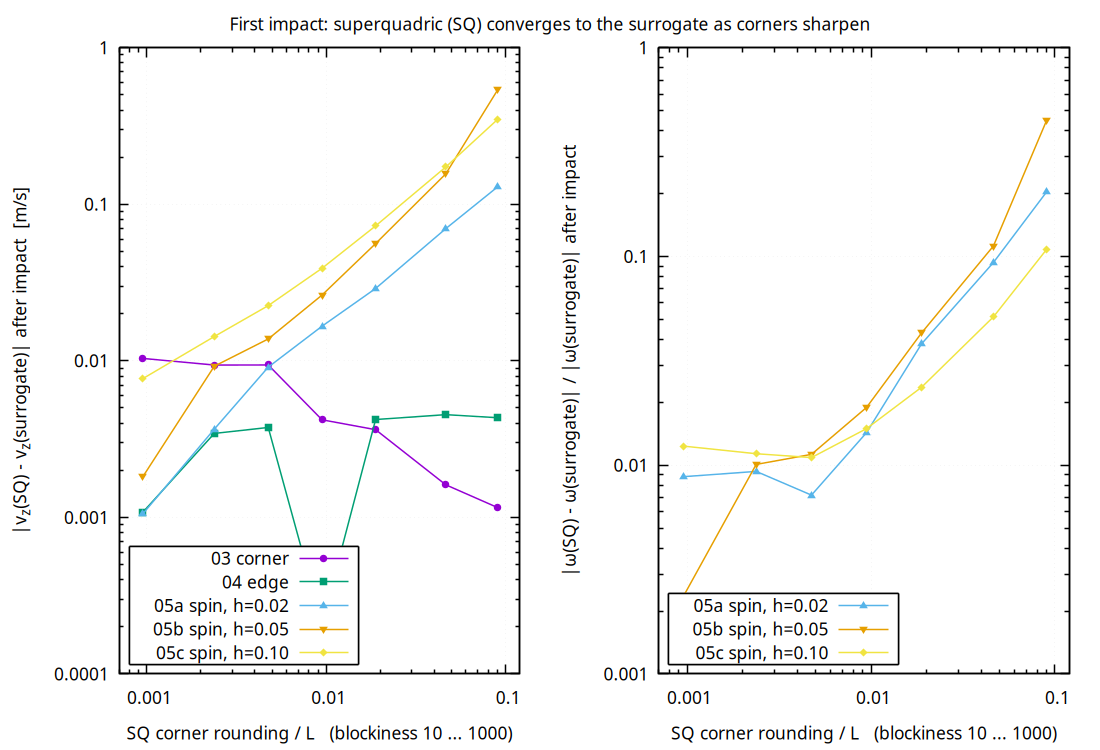

Reproduce this figure in gnuplot.
load "common.gp"
set output "fig01_convergence_first_impact.png"
set multiplot layout 1,2 title "First impact: superquadric (SQ) converges to the surrogate as corners sharpen"
set logscale x
set xlabel "SQ corner rounding / L   (blockiness 10 ... 1000)"
set xrange [0.0007:0.12]
set key bottom left
F = S."deviation_vs_sq.dat"
set ylabel "|v_z(SQ) - v_z(surrogate)| after impact  [m/s]"
set logscale y
plot F index 0 u 3:4 w lp pt 7 t "03 corner", \
     F index 1 u 3:4 w lp pt 5 t "04 edge", \
     F index 2 u 3:4 w lp pt 9 t "05a spin, h=0.02", \
     F index 3 u 3:4 w lp pt 11 t "05b spin, h=0.05", \
     F index 4 u 3:4 w lp pt 13 t "05c spin, h=0.10"
set ylabel "|ω(SQ) - ω(surrogate)| / |ω(surrogate)| after impact"
plot F index 2 u 3:6 w lp pt 9 lc 3 t "05a spin, h=0.02", \
     F index 3 u 3:6 w lp pt 11 lc 4 t "05b spin, h=0.05", \
     F index 4 u 3:6 w lp pt 13 lc 5 t "05c spin, h=0.10"
unset multiplot
